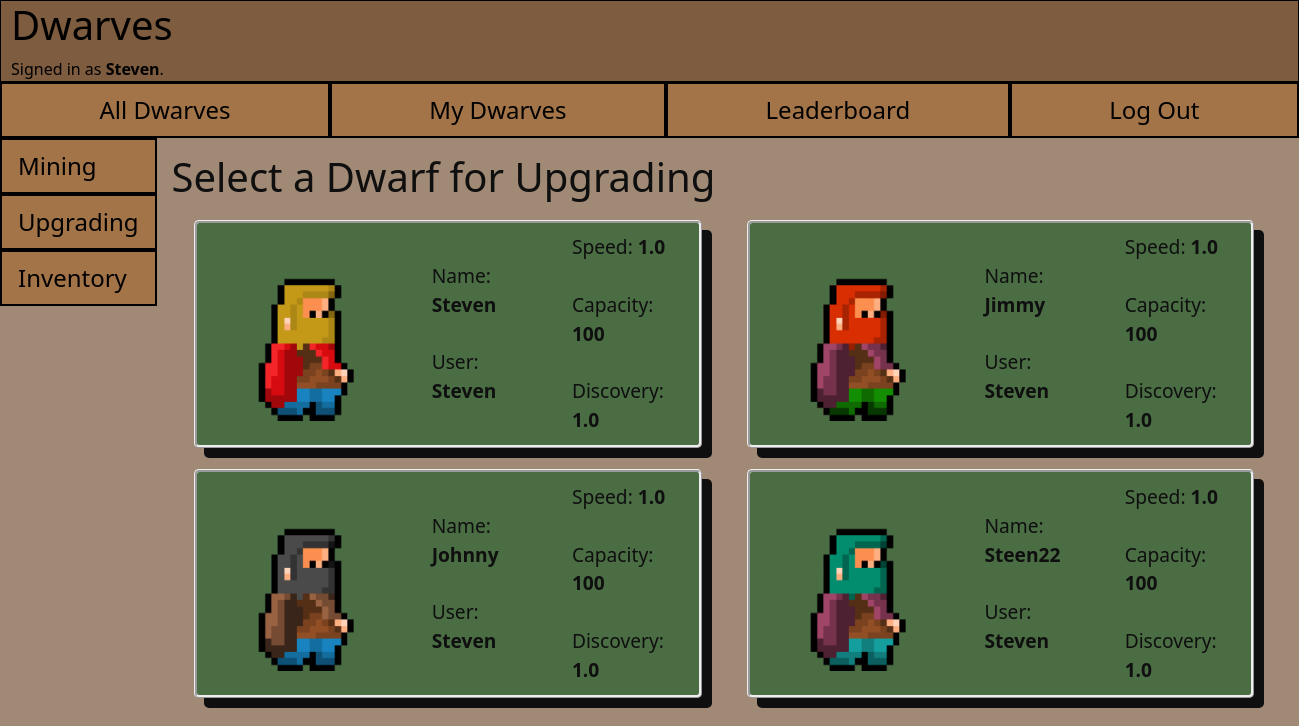
The page /select (signed in) on the database as committed earlier.
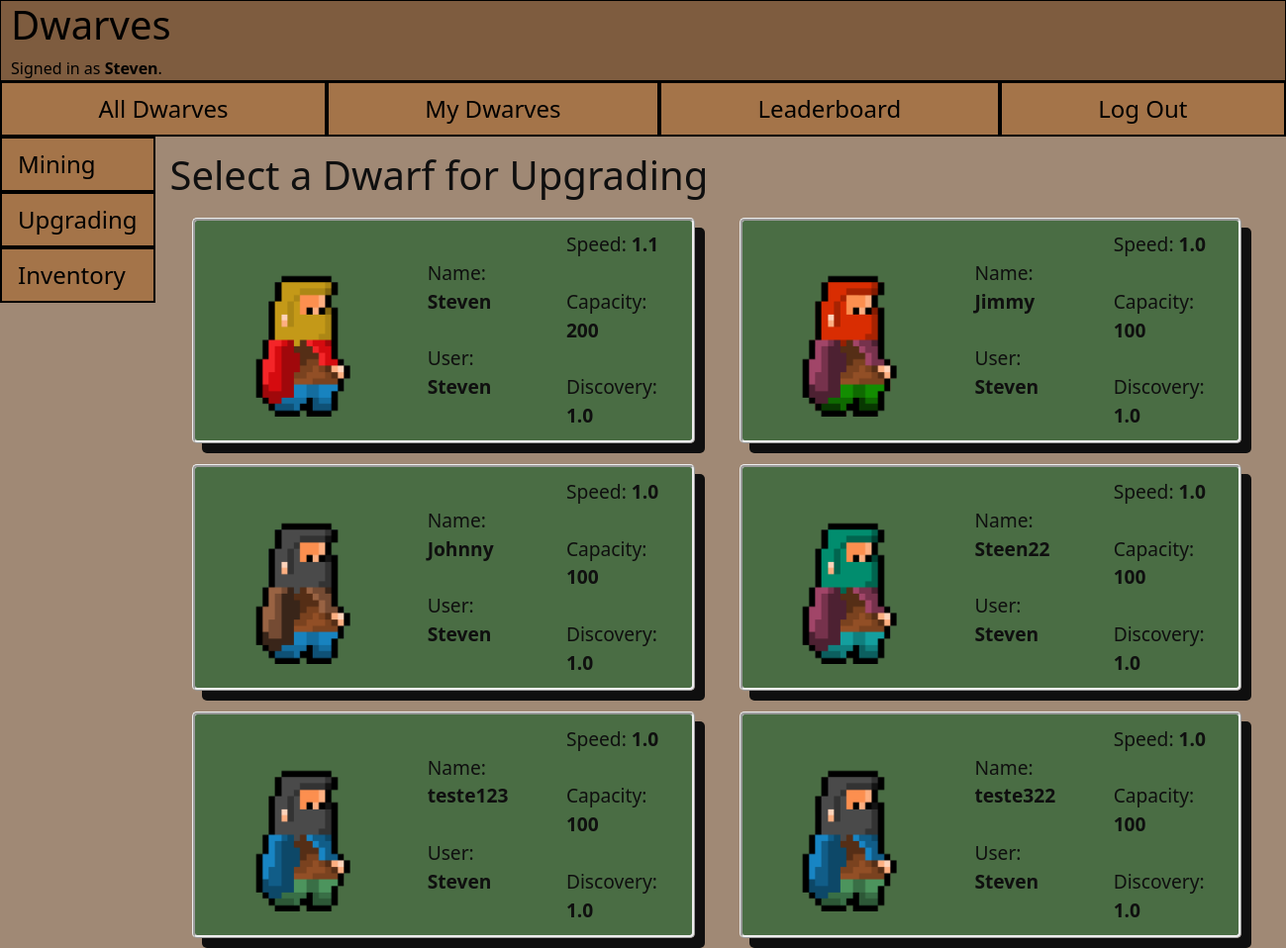
The same page on the database as committed later.
### dwarves/models.py (models this page shows, shortened)
class Dwarf(models.Model):
    name = models.CharField(max_length=64)
    user = ForeignKey(User, related_name="user_dwarfs", on_delete=CASCADE)
    portrait = models.CharField(max_length=64,default="portrait1.png")
    speed = FloatField(default=1)
    capacity = models.IntegerField(default=100)
    discovery = FloatField(default=1)

class User(AbstractUser):
    gold_obtained = models.IntegerField(default=0)

### dwarves/views.py (the view)
# urls.py: path("select", views.select, name="select"),
@login_required(login_url='login')
def select(request):
    dwarves_list = request.user.user_dwarfs.all()
    return render(request, "dwarves/select.html", {
        "page_title": "Select a Dwarf for Upgrading",
        "dwarves": dwarves_list
    })

### dwarves/templates/dwarves/select.html
{% extends "dwarves/layout.html" %}
{% load static %}
{% block body %}
<h1>{{ page_title }}</h1>
<div class="row" >
{% for dwarf in dwarves %}
<div class="col-md-6">
        <a href="upgrading/{{ dwarf.name }}" class="selection-link">
        <div style="margin:2%; padding:2%; border-style:ridge; border-radius:5px;
                    box-shadow: 10px 10px; background-color:rgba(9, 88, 33, 0.568)">
            <div class="row" >
                <div class="col">
                <img class="main-portrait" src="{% static '/dwarves/media/'|add:dwarf.portrait %}" alt="potrait{{ dwarf.portrait }}">
                </div>
                <div class="col" style="font-size: larger;">
                    <br> Name: <strong>{{ dwarf.name }}</strong> <br> <br>
                    User: <strong>{{ dwarf.user }}</strong>
                </div>
                <div class="col" style="font-size: larger;">
                        Speed: <strong>{{dwarf.speed}}</strong> <br>
                    <br> Capacity: <strong>{{dwarf.capacity}}</strong> <br>
                    <br> Discovery: <strong>{{dwarf.discovery}}</strong>
                </div>
            </div>
        </div>
    </a>
</div>
{% endfor %}
</div>
{% endblock %}

Rows that differ between the two databases and show on the page:
changed Dwarf (number 1 of 6 on the later page): speed "1.0" → "1.1"; capacity "100" → "200"
added Dwarf: portrait (picture), name "teste123", user "Steven", speed "1.0", capacity "100", discovery "1.0"
added Dwarf: portrait (picture), name "teste322", user "Steven", speed "1.0", capacity "100", discovery "1.0"
